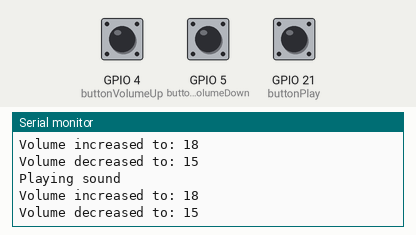
A sketch run on a simulated ESP32. On the bench: the last lines printed to the serial monitor. The inputs (shaded band) are chosen by the test bench; at power-on: GPIO 4 (buttonVolumeUp) HIGH, GPIO 5 (buttonVolumeDown) HIGH, GPIO 21 (buttonPlay) HIGH. The audio player accepts every command and is not drawn.

Above: at 1.7 s.
1.8 s: GPIO 4 (buttonVolumeUp) pulled LOW for 0.9 s
At 3.37 s:
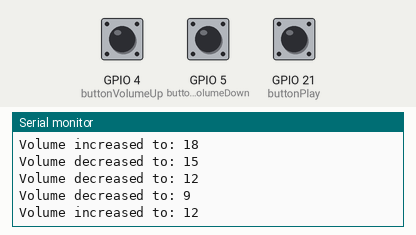
4.2 s: GPIO 5 (buttonVolumeDown) pulled LOW for 0.9 s
At 5.32 s:
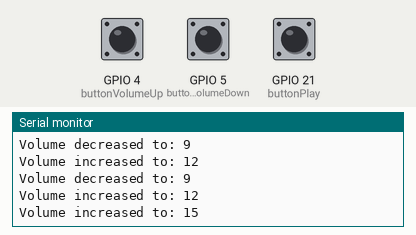
6.6 s: GPIO 4 (buttonVolumeUp) pulled LOW for 3.2 s
At 9.8 s:
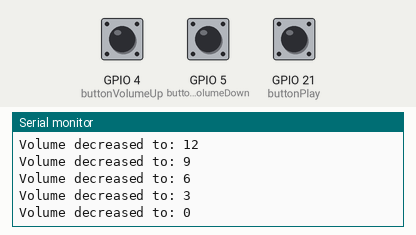
11.3 s: GPIO 5 (buttonVolumeDown) pulled LOW for 0.9 s
At 12.3 s:
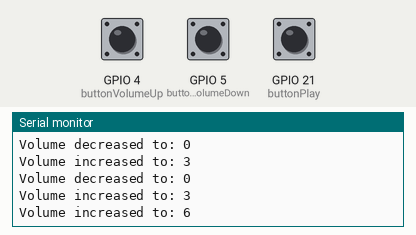
Timing chart, 0 to 14.3 s (numbered marks = the images above; inputs shaded):
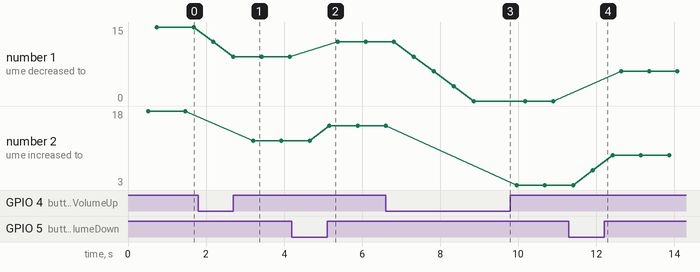

The sketch:

Sound-System_Debug.ino
```cpp
#include "SoftwareSerial.h"
#include "DFRobotDFPlayerMini.h"

// Use pins 26 and 27 to communicate with DFPlayer Mini
static const uint8_t PIN_MP3_TX = 26; // Connects to module's RX
static const uint8_t PIN_MP3_RX = 27; // Connects to module's TX
SoftwareSerial softwareSerial(PIN_MP3_RX, PIN_MP3_TX);

// Button pins
const int buttonVolumeUp = 4;   // Pin for "Volume Up" button
const int buttonVolumeDown = 5; // Pin for "Volume Down" button
const int buttonPlay = 21;       // Pin for "Play Sound" button
bool isPlaying = false;  // Flag to indicate if sound is playing
// Create the Player object
DFRobotDFPlayerMini player;

int volume = 15;         // Initial volume (0 to 30)
int currentFile = 3;     // Start with the first MP3 file

void setup() {
  // Initialize USB serial port for debugging
  Serial.begin(9600);
  // Initialize serial port for DFPlayer Mini
  softwareSerial.begin(9600);

  // Configure button pins
  pinMode(buttonVolumeUp, INPUT_PULLUP);   // "Volume Up" button
  pinMode(buttonVolumeDown, INPUT_PULLUP); // "Volume Down" button
  pinMode(buttonPlay, INPUT_PULLUP);       // "Play Sound" button

  // Start communication with DFPlayer Mini
  if (player.begin(softwareSerial)) {
    Serial.println("DFPlayer Mini initialized successfully");

    // Set initial volume
    player.volume(volume);
  } else {
    Serial.println("Connecting to DFPlayer Mini failed!");
  }
}

void loop() {
  // Check if "Volume Up" button is pressed
  if (digitalRead(buttonVolumeUp) == HIGH) { // Button pressed (LOW due to pull-up)
    if (volume < 30) { // Max volume is 30
      volume = volume + 3;
      player.volume(volume);
      Serial.print("Volume increased to: ");
      Serial.println(volume);
      delay(200); // Debounce delay
    }
  }

  // Check if "Volume Down" button is pressed
  if (digitalRead(buttonVolumeDown) == HIGH) { // Button pressed (LOW due to pull-up)
    if (volume > 0) { // Min volume is 0
      volume = volume - 3;
      player.volume(volume);
      Serial.print("Volume decreased to: ");
      Serial.println(volume);
      delay(200); // Debounce delay
    }
  }

 // Check if "Play Sound" button is pressed
  if (digitalRead(buttonPlay) == HIGH && !isPlaying) { // Button pressed (LOW due to pull-up) and not currently playing
    Serial.println("Playing sound");
    player.play(currentFile);
    isPlaying = true;
    delay(200); // Debounce delay
  }

  // Check if the player has finished playing the current file
  if (player.available()) {
    int type = player.readType();
    if (type == DFPlayerPlayFinished) {
      Serial.println("Track finished!");
      isPlaying = false;
    }
  }

  // Small delay to avoid excessive polling
  delay(300);
}
```

Measured:
- after the input at 1.8 s, the serial monitor: prints a new line after 0.39 s (image 1)
- after the input at 4.2 s, the serial monitor: prints a new line after 0.96 s (image 2)
- after the input at 6.6 s, the serial monitor: prints a new line after 1.2 s (image 3)
- after the input at 11.3 s, the serial monitor: prints a new line after 0.62 s (image 4)
- plotted number 1: 15 → 9 after the input at 1.8 s, 12 → 0 after the input at 6.6 s, 0 → 6 after the input at 11.3 s
- plotted number 2: 18 → 12 after the input at 1.8 s, 15 → 3 after the input at 6.6 s, 3 → 9 after the input at 11.3 s
